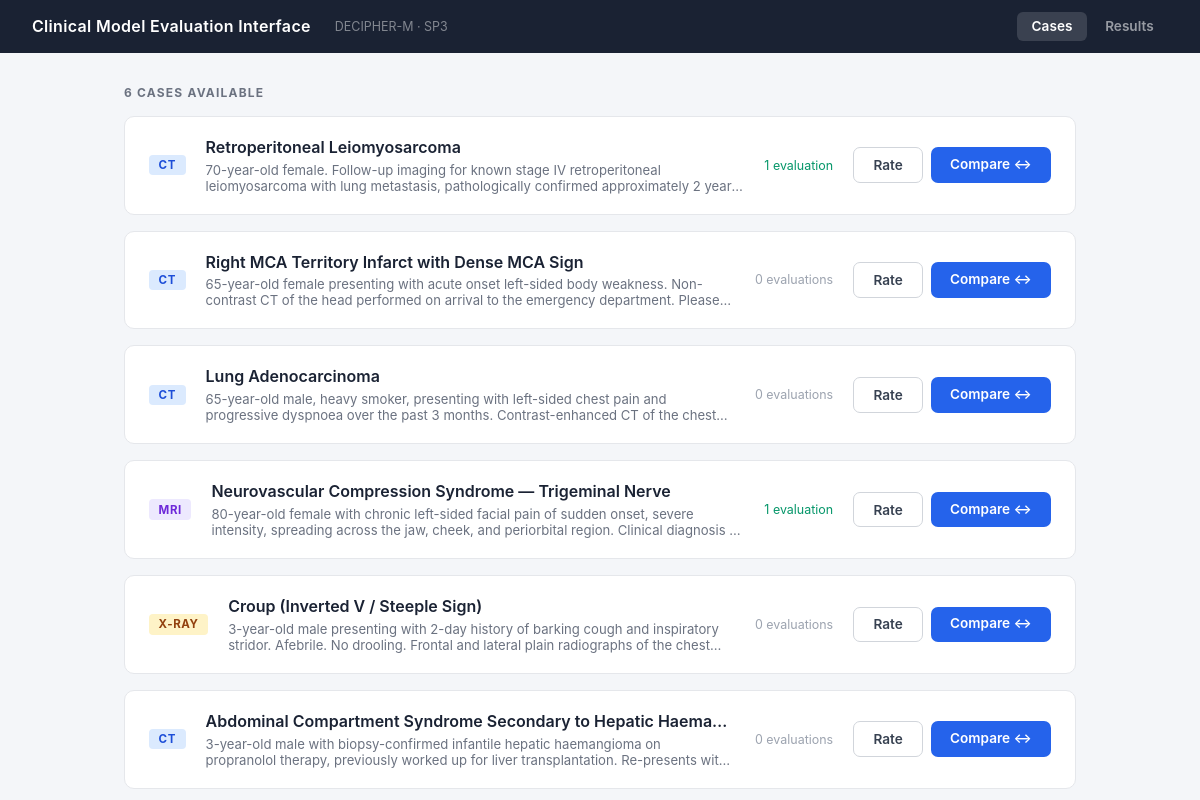
The page / on the database its author committed.
### app/models.py (models this page shows)
class Case(Base):
    __tablename__ = "cases"
    id: Mapped[int] = mapped_column(Integer, primary_key=True, index=True)
    title: Mapped[str] = mapped_column(String(255), nullable=False)
    clinical_prompt: Mapped[str] = mapped_column(Text, nullable=False)
    modality: Mapped[str] = mapped_column(String(50), nullable=False)   # CT, MRI, X-ray, etc.
    image_path: Mapped[Optional[str]] = mapped_column(String(512), nullable=True)
    image_data: Mapped[Optional[bytes]] = mapped_column(LargeBinary, nullable=True)
    patient_age: Mapped[Optional[int]] = mapped_column(Integer, nullable=True)
    patient_sex: Mapped[Optional[str]] = mapped_column(String(10), nullable=True)  # M / F / Other
    created_at: Mapped[datetime] = mapped_column(DateTime, default=datetime.utcnow)
    outputs: Mapped[list["ModelOutput"]] = relationship(
        "ModelOutput", back_populates="case", order_by="ModelOutput.generated_at"
    )

### app/routes/cases.py (the view)
@router.get("/")
def index(request: Request, db: Session = Depends(get_db), done: int = None):
    cases = (
        db.query(Case)
        .options(joinedload(Case.outputs))
        .order_by(Case.id)
        .all()
    )
    eval_counts = {}
    for case in cases:
        output_ids = [o.id for o in case.outputs]
        if output_ids:
            count = db.query(Evaluation).filter(
                Evaluation.output_id.in_(output_ids)
            ).count()
        else:
            count = 0
        eval_counts[case.id] = count
    return templates.TemplateResponse("index.html", {
        "request": request,
        "cases": cases,
        "eval_counts": eval_counts,
        "done": done,
    })

### app/templates/index.html (shortened to what this page needs)
<!DOCTYPE html>
<html lang="en">
<head>
</head>
<body>
<header>
  <h1>Clinical Model Evaluation Interface</h1>
  <span class="subtitle">DECIPHER-M · SP3</span>
  <nav>
    <a href="/" class="active">Cases</a>
    <a href="/results">Results</a>
  </nav>
</header>
<div class="container">
  <p class="section-title">{{ cases | length }} cases available</p>
  {% if cases %}
  <div class="case-grid">
    {% for case in cases %}
    {% set modality_key = case.modality | lower | replace('-', '') | replace(' ', '') %}
    <div class="case-card">
      {% if 'ct' in modality_key %}
        <span class="badge badge-ct">CT</span>
      {% elif 'mri' in modality_key or 'mr' in modality_key %}
        <span class="badge badge-mri">MRI</span>
      {% elif 'xray' in modality_key or 'x-ray' in modality_key or 'xr' in modality_key %}
        <span class="badge badge-xray">X-ray</span>
      {% elif 'ultra' in modality_key or 'us' == modality_key %}
        <span class="badge badge-us">US</span>
      {% else %}
        <span class="badge badge-other">{{ case.modality }}</span>
      {% endif %}
      <div class="meta">
        <div class="case-title">{{ case.title }}</div>
        <div class="prompt-preview">{{ case.clinical_prompt }}</div>
      </div>
      {% set count = eval_counts.get(case.id, 0) %}
      <span class="eval-count {% if count > 0 %}has-evals{% endif %}">
        {{ count }} evaluation{{ 's' if count != 1 else '' }}
      </span>
      <div class="card-actions">
        <a href="/cases/{{ case.id }}/evaluate" class="btn btn-secondary">Rate</a>
        <a href="/cases/{{ case.id }}/compare" class="btn btn-primary">Compare ↔</a>
      </div>
    </div>
    {% endfor %}
  </div>
  {% else %}
  <div class="empty">No cases loaded.</div>
  {% endif %}
</div>
</body>
</html>

### app/templates/index.html (style rules this page uses)
*, *::before, *::after { box-sizing: border-box; margin: 0; padding: 0; }
body { font-family: -apple-system, BlinkMacSystemFont, "Segoe UI", Roboto, sans-serif; background: #f4f6f9; color: #1a2233; min-height: 100vh; }
header { background: #1a2233; color: #fff; padding: 0.75rem 2rem; display: flex; align-items: center; gap: 1.5rem; }
header h1 { font-size: 1rem; font-weight: 600; letter-spacing: 0.02em; }
header .subtitle { font-size: 0.78rem; opacity: 0.45; }
header nav { margin-left: auto; display: flex; gap: 0.25rem; }
header nav a { padding: 0.4rem 0.9rem; border-radius: 6px; font-size: 0.85rem; font-weight: 600; text-decoration: none; color: rgba(255,255,255,0.55); transition: background 0.1s, color 0.1s; }
header nav a.active { background: rgba(255,255,255,0.14); color: #fff; }
.container { max-width: 1000px; margin: 2rem auto; padding: 0 1.5rem; }
.section-title { font-size: 0.75rem; font-weight: 700; letter-spacing: 0.1em; text-transform: uppercase; color: #6b7280; margin-bottom: 1rem; }
.case-grid { display: grid; gap: 1rem; }
.case-card { background: #fff; border: 1px solid #e5e7eb; border-radius: 10px; padding: 1.25rem 1.5rem; display: flex; align-items: center; gap: 1.25rem; transition: box-shadow 0.15s; }
.case-card .meta { flex: 1; min-width: 0; }
.case-card .case-title { font-size: 1rem; font-weight: 600; margin-bottom: 0.3rem; white-space: nowrap; overflow: hidden; text-overflow: ellipsis; }
.case-card .prompt-preview { font-size: 0.82rem; color: #6b7280; display: -webkit-box; -webkit-line-clamp: 2; -webkit-box-orient: vertical; overflow: hidden; }
.badge { display: inline-flex; align-items: center; padding: 0.2rem 0.6rem; border-radius: 4px; font-size: 0.72rem; font-weight: 700; letter-spacing: 0.05em; text-transform: uppercase; white-space: nowrap; flex-shrink: 0; }
.badge-ct { background: #dbeafe; color: #1d4ed8; }
.badge-mri { background: #ede9fe; color: #6d28d9; }
.badge-xray { background: #fef3c7; color: #92400e; }
.eval-count { font-size: 0.78rem; color: #9ca3af; white-space: nowrap; flex-shrink: 0; }
.eval-count.has-evals { color: #059669; }
.btn { display: inline-block; padding: 0.55rem 1.2rem; border-radius: 7px; font-size: 0.85rem; font-weight: 600; text-decoration: none; cursor: pointer; border: none; transition: background 0.15s; white-space: nowrap; flex-shrink: 0; }
.btn-primary { background: #2563eb; color: #fff; }
.btn-secondary { background: #fff; color: #374151; border: 1.5px solid #d1d5db; }
.card-actions { display: flex; gap: 0.5rem; flex-shrink: 0; flex-wrap: wrap; justify-content: flex-end; }

### rows shown on the page
Case: shows "CT", title "Retroperitoneal Leiomyosarcoma", clinical_prompt "70-year-old female. Follow-up imaging for known stage IV retroperitoneal leiomyosarcoma with lung metastasis, pathologically confirmed approximately 2…", id "1"
Case: shows "CT", title "Right MCA Territory Infarct with Dense MCA Sign", clinical_prompt "65-year-old female presenting with acute onset left-sided body weakness. Non-contrast CT of the head performed on arrival to the emergency department.…", count "0", value "s"
Case: shows "CT", title "Lung Adenocarcinoma", clinical_prompt "65-year-old male, heavy smoker, presenting with left-sided chest pain and progressive dyspnoea over the past 3 months. Contrast-enhanced CT of the…", count "0", value "s"
Case: shows "MRI", title "Neurovascular Compression Syndrome — Trigeminal Nerve", clinical_prompt "80-year-old female with chronic left-sided facial pain of sudden onset, severe intensity, spreading across the jaw, cheek, and periorbital region. Clinical diagnosis…", count "1"
Case: shows "X-RAY", title "Croup (Inverted V / Steeple Sign)", clinical_prompt "3-year-old male presenting with 2-day history of barking cough and inspiratory stridor. Afebrile. No drooling. Frontal and lateral plain radiographs of the…", count "0", value "s"
Case: shows "CT", title "Abdominal Compartment Syndrome Secondary to Hepatic Haema…", clinical_prompt "3-year-old male with biopsy-confirmed infantile hepatic haemangioma on propranolol therapy, previously worked up for liver transplantation. Re-presents…", count "0", value "s"

### other values the page prints
{{ cases | length }} "6"
